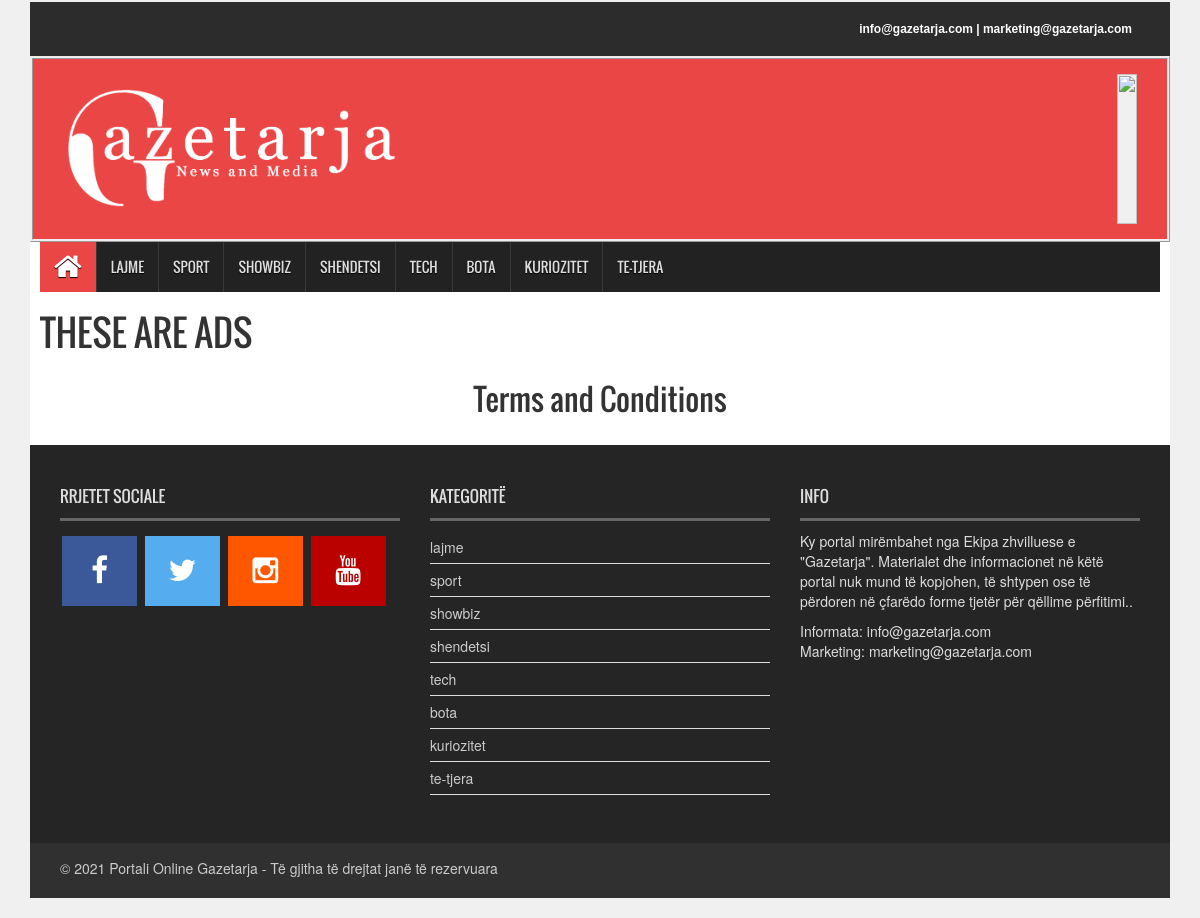
The page /kushtet/1/terms-and-conditions/ on the database its author committed.
### main/models.py (models this page shows, shortened)
class Kategori(models.Model):
	title = models.CharField(default='', max_length=999900000)
	slug = models.SlugField(default='', editable=False, max_length=50)

class Terms(models.Model):
	titulli = models.CharField(default='', max_length=50)
	slug = models.SlugField(default='', editable=False, max_length=1000)
	detajet = RichTextUploadingField()

### main/views.py (the view)
# urls.py: path("kushtet/<int:pk>/<str:slug>/", TermsDetailView.as_view(), name='terms-detail'),
class TermsDetailView(DetailView):
    model = Terms
    query_pk_and_slug = True
    def get_context_data(self, **kwargs):
        context = super(TermsDetailView, self).get_context_data(**kwargs)
        context['katego'] = Kategori.objects.all()
        return context

### main/templates/main/terms_detail.html
{% extends 'main/base.html' %}
{% load static %}
{% block content %}
<section id="contentSection">
<div class="content-sectionsio">
	<h2 style="text-align: center;">{{object.titulli}}</h2>
</div>
</section>
{% endblock %}

### main/templates/main/base.html (shortened to what this page needs)
{% load static %}
{% load ads_tags %}
{% load sekizai_tags %}
<!DOCTYPE html>
<html prefix="og: https://ogp.me/ns#">
<head>
<link rel="stylesheet" href="https://cdnjs.cloudflare.com/ajax/libs/font-awesome/4.7.0/css/font-awesome.min.css">
<link rel="stylesheet" type="text/css" href="{% static 'assets/css/bootstrap.min.css' %}">
<link rel="stylesheet" type="text/css" href="{% static 'assets/css/font-awesome.min.css' %}">
<link rel="stylesheet" type="text/css" href="{% static 'assets/css/animate.css' %}">
<link rel="stylesheet" type="text/css" href="{% static 'assets/css/font.css' %}">
<link rel="stylesheet" type="text/css" href="{% static 'assets/css/li-scroller.css' %}">
<link rel="stylesheet" type="text/css" href="{% static 'assets/css/slick.css' %}">
<link rel="stylesheet" type="text/css" href="{% static 'assets/css/jquery.fancybox.css' %}">
<link rel="stylesheet" type="text/css" href="{% static 'assets/css/theme.css' %}">
<link rel="stylesheet" type="text/css" href="{% static 'assets/css/style.css' %}">
</head>
<body>
<div class="container">
  <header id="header">
    <div class="row">
      <div class="col-lg-12 col-md-12 col-sm-12">
        <div class="header_top">
          <div class="header_top_right">
            <p>info@gazetarja.com | marketing@gazetarja.com</p>
          </div>
        </div>
      </div>
      <div class="col-lg-12 col-md-12 col-sm-12">
        <div class="header_bottom">
          <div class="logo_area"><a href="{% url 'lajme-home' %}" class="logo"><img src="{% static '/vendor/img/logito.png' %}" alt=""></a></div>
          <div class="add_banner"><a href="#"><img src="{% render_ads_zone 'header' %}" alt=""></a></div>
        </div>
      </div>
    </div>
  </header>
  <section id="navArea">
    <nav class="navbar navbar-inverse" role="navigation">
      <div id="navbar" class="navbar-collapse collapse">
        <ul class="nav navbar-nav main_nav">
          <li class="active"><a href="{% url 'lajme-home' %}"><span class="fa fa-home desktop-home"></span><span class="mobile-show">Home</span></a></li>
          {% for kat in katego %}
          <li><a href="{% url 'category' kat.id kat.slug %}">{{kat.title}}</a></li>
          {% endfor %}
        </ul>
      </div>
    </nav>
       <div>
        <h1>THESE ARE ADS</h1>
            {% get_ads_count 'content, header' as ads_count %}
    </div>
  </section>
     {% block content %}
    {% endblock %}
  <footer id="footer">
    <div class="footer_top">
      <div class="row">
        <div class="col-lg-4 col-md-4 col-sm-4">
          <div class="footer_widget wow fadeInLeftBig">
            <h2>Rrjetet Sociale</h2>
            <a target="_blank" href="https://www.facebook.com/gazetarjaofficial" class="fa fa-facebook"></a>
            <a target="_blank" href="https://twitter.com/gazetarja_" class="fa fa-twitter"></a>
            <a target="_blank" href="https://www.instagram.com/portaligazetarja/" class="fa fa-instagram"></a>
            <a target="_blank" href="https://www.youtube.com/channel/UCwgCcDBhr7-tlmWTfx0OJow" class="fa fa-youtube"></a>
          </div>
        </div>
        <div class="col-lg-4 col-md-4 col-sm-4">
          <div class="footer_widget wow fadeInDown">
            <h2>Kategoritë</h2>
            <ul class="tag_nav">
              {% for kat in katego %}
              <li><a href="{% url 'category' kat.id kat.slug %}">{{kat.title}}</a></li>
              {% endfor %}
            </ul>
          </div>
        </div>
        <div class="col-lg-4 col-md-4 col-sm-4">
          <div class="footer_widget wow fadeInRightBig">
            <h2>Info</h2>
            <p>Ky portal mirëmbahet nga Ekipa zhvilluese e "Gazetarja". Materialet dhe informacionet në këtë portal nuk mund të kopjohen, të shtypen ose të përdoren në çfarëdo forme tjetër për qëllime përfitimi..</p>
            <address>
            Informata: info@gazetarja.com  <br>Marketing: marketing@gazetarja.com</br>
            </address>
          </div>
        </div>
      </div>
    </div>
    <div class="footer_bottom">
      <p class="copyright">&copy; 2021 Portali Online Gazetarja - Të gjitha të drejtat janë të rezervuara</p>
    </div>
  </footer>
</div>
</body>
</html>

### main/static/assets/css/theme.css (style rules this page uses)
.navbar-inverse .navbar-nav > .active > a, .navbar-inverse .navbar-nav > .active > a:hover, .navbar-inverse .navbar-nav > .active > a:focus { background-color:#EB4646 }

### main/static/assets/css/style.css (style rules this page uses)
.content-sectionsio { background: #ffffff; padding: 5px 10px; margin-bottom: 20px; }
body { background:#F0F0F0 }
ul { padding:0; margin:0; list-style:none }
a { text-decoration:none; color:#2f2f2f }
h1, h2, h3, h4, h5, h6 { font-family:'Oswald',sans-serif }
h2 { line-height:23px }
img { border:none }
a.fa { padding: 20px; font-size: 30px; width: 75px; text-align: center; text-decoration: none; margin: 5px 2px; }
.fa-facebook { background: #3B5998; color: white; }
.fa-twitter { background: #55ACEE; color: white; }
.fa-youtube { background: #bb0000; color: white; }
.fa-instagram { background: #ff5700; color: white; }
#header { display:inline; float:left; width:100%; margin-top:1px; }
.header_top { background-color:#2c2c2c; display:inline; float:left; padding:0 30px; width:100% }
.header_top_right { float:center; display:inline;text-align:right }
.header_top_right > p { color:#fff; display:inline-block; float:right; font:bold 12px sans-serif; margin-bottom:0; padding-bottom:20px; padding-right:8px; padding-top:20px }
.header_bottom { background-color:#EB4646; display:inline; float:left; padding:15px 30px 15px; width:100%; border-style: ridge; }
.logo_area { display:inline; float:left; width:31%; background-color: #EB4646; margin-top: 1.5rem; }
.logo { font-size:45px; font-weight:bold; color:#000; font-family:'Varela',sans-serif }
.logo img { max-width:100% }
.add_banner { float:right; height:150px ;background-color:#F0F0F0 }
.add_banner img { width:100%; height:100% }
#navArea { float:left; display:inline; width:100%; padding:0 10px; background-color:#fff }
.navbar { border:medium none; border-radius:0 }
.navbar-inverse .navbar-nav > li > a { border-left:1px solid #383838; color:#ddd; font-family:'Oswald',sans-serif; display:inline-block; height:50px; line-height:50px; padding:0 14px; text-shadow:0 1px 1px #000; text-transform:uppercase; -webkit-transition:all 0.5s; -mz-transition:all 0.5s; -ms-transition:all 0.5s; -o-transition:all 0.5s; transition:all 0.5s }
.navbar-inverse .navbar-nav > li:first-child a { border:none }
.navbar-inverse .navbar-nav > .active > a, .navbar-inverse .navbar-nav > .active > a:hover, .navbar-inverse .navbar-nav > .active > a:focus { color:#fff }
.navbar-collapse { padding-left:0 }
.desktop-home { display:block; font-size:30px; margin-top:10px }
#contentSection { float:left; display:inline; width:100%; background-color:#fff; padding:0 30px; }
#footer { display:inline; float:left; width:100%; margin-bottom:20px }
.footer_top { background-color:#252525; color:#ddd; display:inline; float:left; padding:10px 30px 48px; width:100% }
.footer_widget { display:inline; float:left; width:100%; min-height:110px }
.footer_widget > h2 { border-bottom:3px solid #666; font-family:Oswald,arial,Georgia,serif; font-size:16px; padding:10px 0; text-transform:uppercase }
.tag_nav li a { border-bottom:1px solid #ddd; color:#ccc; display:block; padding:6px 6px 6px 0; -webkit-transition:all 0.5s; -o-transition:all 0.5s; transition:all 0.5s }
.footer_bottom { float:left; display:inline; width:100%; padding:10px 30px; background-color:#303030; color:#ccc }
.copyright { float:left; width:50%; padding-top:5px; text-align:left }

### rows shown on the page
Kategori: title "LAJME", title "lajme"
Kategori: title "SPORT", title "sport"
Kategori: title "SHOWBIZ", title "showbiz"
Kategori: title "SHENDETSI", title "shendetsi"
Kategori: title "TECH", title "tech"
Kategori: title "BOTA", title "bota"
Kategori: title "KURIOZITET", title "kuriozitet"
Kategori: title "TE-TJERA", title "te-tjera"
Terms: titulli "Terms and Conditions"
